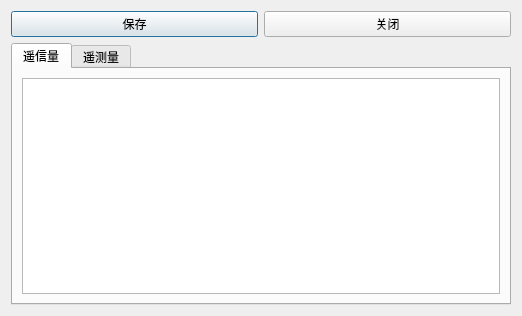
<?xml version="1.0" encoding="UTF-8"?>
<ui version="4.0">
 <class>DialogYXYC</class>
 <widget class="QDialog" name="DialogYXYC">
  <property name="geometry">
   <rect>
    <x>0</x>
    <y>0</y>
    <width>522</width>
    <height>316</height>
   </rect>
  </property>
  <property name="windowTitle">
   <string>监测点配置</string>
  </property>
  <layout class="QGridLayout" name="gridLayout_3">
   <item row="0" column="0">
    <widget class="QPushButton" name="pushButton">
     <property name="text">
      <string>保存</string>
     </property>
    </widget>
   </item>
   <item row="0" column="1">
    <widget class="QPushButton" name="pushButton_2">
     <property name="text">
      <string>关闭</string>
     </property>
    </widget>
   </item>
   <item row="1" column="0" colspan="2">
    <widget class="QTabWidget" name="tabWidget">
     <property name="currentIndex">
      <number>0</number>
     </property>
     <widget class="QWidget" name="tab">
      <attribute name="title">
       <string>遥信量</string>
      </attribute>
      <layout class="QGridLayout" name="gridLayout">
       <item row="0" column="0">
        <widget class="QTableWidget" name="tableWidget"/>
       </item>
      </layout>
     </widget>
     <widget class="QWidget" name="tab_2">
      <attribute name="title">
       <string>遥测量</string>
      </attribute>
      <layout class="QGridLayout" name="gridLayout_2">
       <item row="0" column="0">
        <widget class="QTableWidget" name="tableWidget_2"/>
       </item>
      </layout>
     </widget>
    </widget>
   </item>
  </layout>
 </widget>
 <resources/>
 <connections/>
</ui>
